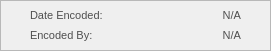
    <widget class="QFrame" name="basePopUpBodyFrame_11">
     <property name="geometry">
      <rect>
       <x>690</x>
       <y>600</y>
       <width>271</width>
       <height>51</height>
      </rect>
     </property>
     <property name="styleSheet">
      <string notr="true">#basePopUpBodyFrame_11 {
	background-color: rgb(247, 247, 247);
	border: 1px solid rgb(194, 194, 194);
	border-radius: 10px;
}</string>
     </property>
     <property name="frameShape">
      <enum>QFrame::Shape::StyledPanel</enum>
     </property>
     <property name="frameShadow">
      <enum>QFrame::Shadow::Raised</enum>
     </property>
     <widget class="QLabel" name="label_DateEncoded">
      <property name="geometry">
       <rect>
        <x>30</x>
        <y>0</y>
        <width>81</width>
        <height>31</height>
       </rect>
      </property>
      <property name="font">
       <font>
        <family>Arial</family>
        <pointsize>8</pointsize>
       </font>
      </property>
      <property name="styleSheet">
       <string notr="true">#label_DateEncoded{
	background-color:transparent;
	color:#4f4f4f;
}</string>
      </property>
      <property name="text">
       <string>Date Encoded:</string>
      </property>
      <property name="alignment">
       <set>Qt::AlignmentFlag::AlignLeading|Qt::AlignmentFlag::AlignLeft|Qt::AlignmentFlag::AlignVCenter</set>
      </property>
     </widget>
     <widget class="QLabel" name="display_DateEncoded">
      <property name="geometry">
       <rect>
        <x>130</x>
        <y>0</y>
        <width>111</width>
        <height>31</height>
       </rect>
      </property>
      <property name="font">
       <font>
        <family>Arial</family>
        <pointsize>8</pointsize>
       </font>
      </property>
      <property name="styleSheet">
       <string notr="true">#display_DateEncoded{
	background-color:transparent;
	color:#4f4f4f;
}</string>
      </property>
      <property name="text">
       <string>N/A</string>
      </property>
      <property name="alignment">
       <set>Qt::AlignmentFlag::AlignRight|Qt::AlignmentFlag::AlignTrailing|Qt::AlignmentFlag::AlignVCenter</set>
      </property>
     </widget>
     <widget class="QLabel" name="display_EncodedBy">
      <property name="geometry">
       <rect>
        <x>130</x>
        <y>20</y>
        <width>111</width>
        <height>31</height>
       </rect>
      </property>
      <property name="font">
       <font>
        <family>Arial</family>
        <pointsize>8</pointsize>
       </font>
      </property>
      <property name="styleSheet">
       <string notr="true">#display_EncodedBy{
	background-color:transparent;
	color:#4f4f4f;
}</string>
      </property>
      <property name="text">
       <string>N/A</string>
      </property>
      <property name="alignment">
       <set>Qt::AlignmentFlag::AlignRight|Qt::AlignmentFlag::AlignTrailing|Qt::AlignmentFlag::AlignVCenter</set>
      </property>
     </widget>
     <widget class="QLabel" name="label_EncodedBy">
      <property name="geometry">
       <rect>
        <x>30</x>
        <y>20</y>
        <width>81</width>
        <height>31</height>
       </rect>
      </property>
      <property name="font">
       <font>
        <family>Arial</family>
        <pointsize>8</pointsize>
       </font>
      </property>
      <property name="styleSheet">
       <string notr="true">#label_EncodedBy{
	background-color:transparent;
	color:#4f4f4f;
}</string>
      </property>
      <property name="text">
       <string>Encoded By:</string>
      </property>
      <property name="alignment">
       <set>Qt::AlignmentFlag::AlignLeading|Qt::AlignmentFlag::AlignLeft|Qt::AlignmentFlag::AlignVCenter</set>
      </property>
     </widget>
    </widget>
